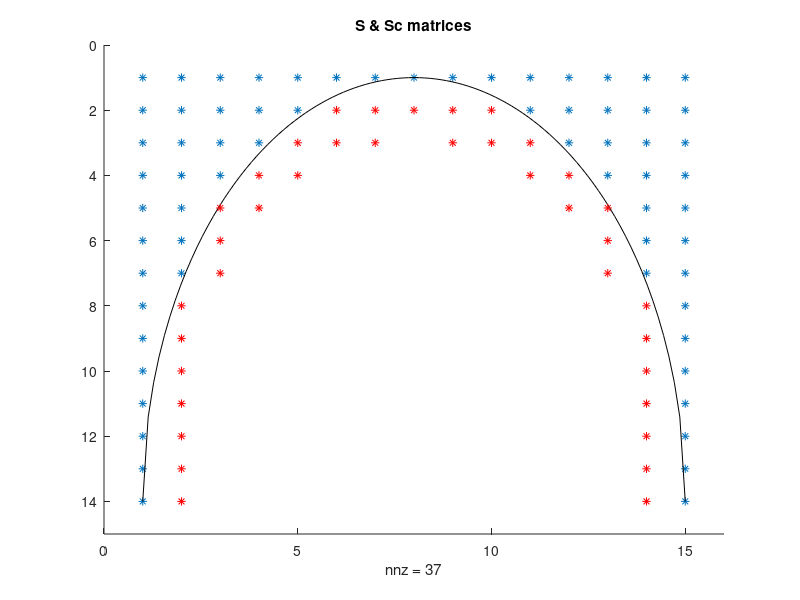

Write MATLAB code to recreate this figure. (Note: this script raises an error after producing the figure.)
%% Programme to solve for Stokes velocity profile in riblets
% Solve A*u = P
% S = riblets grid points
% P = pressure gradient
% A = Laplacian coefficients
% Sc = Sd - S = riblets surface grid points

clear
close all
tic

%% Input data
lz = 1; % always
ly = 0.5; % always <= height for pressure-driven flow

% Define grid sizes
nz = 15; % number of points in z
ny = 14; % number of points in y
dy = ly/(ny-1); % length of sub-intervals in y-axis
dz = lz/(nz-1); % length of sub-intervals in z-axis
y = (0:ny-1)/(ny-1)*ly;
z = (0:nz-1)/(nz-1);

dpdx = -1; % Pressure gradient
Sx = 0; % Shear at the top, could set to 1 (if normalised, always 1)

geometry = 2; 
% 0 = parabola (k/s = 1)
% 1 = triangle (k/s = 1.866 for 30deg, 0.5 for 90deg, 0.866 for 60deg)
% 2 = semi-circle (k/s = 0.5)
% 3 = trapezium (k/s = 0.5; tip half-angle = 15deg)
% 4 = blade (k/s = 0.5; t/s = 0.2)
angle = 90; % 30/60/90 degrees, for triangles only

savefile = 0;

%% Build S matrix - Grid Points of riblets
% S = 1 for points within and on boundary and = 0 elsewhere 
S = zeros(ny,nz);
if geometry == 0 % parabola
    parabola = (2*(z-lz/2)).^2;
    shape = 'parabola';
    height = 1;
    for k = 1:nz
        for j = 1:ny
            if y(j) < parabola(k)
                S(j,k) = 1;
            else
                S(j,k) = 0;
            end
        end
    end
end

if geometry == 1 % triangle
    if angle == 90        
        shape = 'triangle9';
        height = 0.5;
        triangle = z-lz/2;
        triangle2 = -z+lz/2;
    end
    if angle == 60
        shape = 'triangle6';
        height = sqrt(3)/2;
        triangle = sqrt(3)*z-sqrt(3)*lz/2;
        triangle2 = -sqrt(3)*z+sqrt(3)*lz/2;
    end
    if angle == 30
        shape = 'triangle3';
        height = 1 + sqrt(3)/2;
        triangle = (2+sqrt(3))*z-1-sqrt(3)*lz/2;
        triangle2 = -(2+sqrt(3))*z+1+sqrt(3)*lz/2;
    end
        for k = 1:nz
            for j = 1:ny
                if y(j) < triangle(k) || y(j) < triangle2(k)
                    S(j,k) = 1;
                else
                    S(j,k) = 0;
                end
            end
        end
end

if geometry == 2 % semi-circle
    shape = 'circle';
    height = 0.5;
    circle = (-sqrt((lz/2)^2-(z-lz/2).^2))+lz/2;
    for k = 1:nz
        for j = 1:ny
            if y(j) < circle(k)
                S(j,k) = 1;
            else
                S(j,k) = 0;
            end
        end
    end    
end

if geometry == 2 % semi-circle
    shape = 'circle';
    height = 0.5;
    circle = (y'*ones(1,nz)-lz/2).^2+(ones(ny,1)*z-lz/2).^2-(lz/2)^2;
    S = sign((sign(circle)+1)/2);    
end

if geometry == 3 % trapezium
    shape='trapezium';
    height = 0.5;
    trapezium = (4+2*sqrt(3))*z-3.5-2*sqrt(3);
    trapezium2 = -(4+2*sqrt(3))*z+0.5;
    for k=1:nz
        for j=1:ny
            if y(j) < trapezium(k) || y(j) < trapezium2(k)
                S(j, k) = 1;
            else
                S(j, k) = 0;
            end
        end
    end
end

if geometry == 4 % blade
    shape = 'blade';
    height = 0.5;
    for j = 1:height*nz
        for k = 1:nz
            if z(k) < 0.1*lz || z(k) > 0.9*lz
                S(j,k) = 1;
            else
                S(j,k) = 0;
            end
        end
    end
end

figure(1); clf
hold on
spy(S)

%% Build Sd matrix
% Sd = 1 for points within and on boundary and = 0 elsewhere 
% riblets now bigger by rd = max(dy,dz)
rd = max(dy,dz);
Sd = zeros(ny,nz);
if geometry == 0 % parabola
    parabola_d = (2*(z-lz/2)).^2+rd;
    for k = 1:nz
        for j = 1:ny
            if y(j) < parabola_d(k)
                Sd(j,k) = 1;
            else
                Sd(j,k) = 0;
            end
        end
    end
end

if geometry == 1 % triangle
    if angle == 90
        triangle = z-lz/2+rd;
        triangle2 = -z+lz/2+rd;
    end
    if angle == 60
        triangle = sqrt(3)*z-sqrt(3)*lz/2+rd;
        triangle2 = -sqrt(3)*z+sqrt(3)*lz/2+rd;
    end
    if angle == 30
        triangle = (2+sqrt(3))*z-1-sqrt(3)*lz/2+rd;
        triangle2 = -(2+sqrt(3))*z+1+sqrt(3)*lz/2+rd;
    end
    for k = 1:nz
        for j = 1:ny
            if y(j)<triangle(k) || y(j)<triangle2(k)
                Sd(j,k) = 1;
            else
                Sd(j,k) = 0;
            end
        end
    end
end

if geometry == 2 % semi-circle    
    circled = (y'*ones(1,nz)-lz/2).^2+(ones(ny,1)*z-lz/2).^2-(lz/2-rd)^2;
    Sd = sign((sign(circled)+1)/2);
    zcircle = (0:100)/100; % plots a reference circle
    ycircle = (-sqrt((lz/2)^2-(zcircle-lz/2).^2))+lz/2;
    zplot = 1+zcircle*(nz-1);
    yplot = 1+ycircle*(ny-1)/ly;
    figure(1)
    plot(zplot,yplot,'k')
end

if geometry == 3 % trapezium
    trapezium = (4+2*sqrt(3))*z-3.5-2*sqrt(3)+rd;
    trapezium2 = -(4+2*sqrt(3))*z+0.5+rd;
    for k=1:nz
        for j=1:ny
            if y(j)<trapezium(k) || y(j)<trapezium2(k)
                Sd(j, k) = 1;
            else
                Sd(j, k) = 0;
            end
        end
    end
    Sd(1,:) = ones(1,nz);
end

if geometry == 4 % blade
    for j = 1:height*nz %+1 if domain height > 0.5*lz
        for k = 1:nz
            if z(k) < 0.1*lz+dz-0.00001 || z(k) > 0.9*lz-dz+0.00001
                Sd(j,k) = 1;
            else
                Sd(j,k) = 0;
            end
        end
    end
    Sd(1,:) = ones(1,nz);
end

%% Build Sc matrix - curve of the boundary
Sc = Sd-S;
figure(1)
spy(Sc,'r')
title('S & Sc matrices')

%% Build P matrix - pressure gradient - RHS of Stokes
P = ones(ny*nz,1);
P = sparse(P);
P = P*dpdx;

%% Build A matrix 
beta = -2/(dy^2)-2/(dz^2); % coefficient of point p
alpha = 1/(dy^2); % coefficient of surrounding points
r1 = beta.*ones(ny,1);
r2 = alpha.*ones(ny-1,1);
r3 = alpha.*ones(1,1);
B = diag(r1,0) + diag(r2,1) + diag(r2,-1) + diag(r3,-ny+1) + diag(r3,ny-1);
B = sparse(B);
C = kron(eye(nz),B);
C = sparse(C);
gamma = 1/(dz^2);
r4 = gamma.*ones(ny*nz-ny,1);
r5 = gamma.*ones(ny,1);
D = diag(r4,-ny)+diag(r4,+ny)+diag(r5,-ny*nz+ny)+diag(r5,ny*nz-ny);
D = sparse(D);
A = C+D;
A = sparse(A);

%% Shear at the top condition
for k = 1:nz
    j = ny; % top of domain
    index = (k-1)*ny+j;
    A(index,:) = 0;
    A(index,index) = 1/dy^2; % should be dy, but P(index) changed as well
    if index~=1
        A(index,index-1) = -1/dy^2;
    end   
    P(index) = Sx/dy;
end

%% Solid condition - modify the A matrix
% Modify A and P matrix for points within and on the boundary of riblets
% Velocity inside riblets = 0
for j = 1:ny
    for k = 1:nz
        if S(j,k) == 1
            index = (k-1)*ny+j;
            A(index,:) = 0;
            A(index,index) = 1/dy^2;
            P(index) = 0;
        end
    end
end

%% Modify the A matrix - curve of the boundary
% Modification of the matrix A near the boundary of the solid
for j=2:ny-1
    for k=2:nz-1
        if Sc(j,k) == 1
            y0 = y(j);
            z0 = z(k);          
            my = abs(floor(log10(dy)));
            mz = abs(floor(log10(dz)));
            
        %ys: (j-+2,k);(j-+1,k);(j,k-+2);(j,k-+1) 
            ys = y(j-1:j+1);
            zs = z(k-1:k+1);  
                       
            if geometry == 2 % semi-circle
                yp0 = sqrt((lz/2)^2-(z0-lz/2).^2)+lz/2;
                zpPlus = sqrt((lz/2)^2-(y0-lz/2).^2)+lz/2;
                zpMinus = -sqrt((lz/2)^2-(y0-lz/2).^2)+lz/2;
            end
            
            % check closest distance in z direction               
            if abs(z0-zpPlus) < abs(z0 - zpMinus)
                zp0 = zpPlus;
            else
                zp0 = zpMinus;
            end
            
            % Modify ys: (j-+2,k),(j-+1,k),(j,k-+2),(j,k-+1)         
            deltay=round(abs(y0-yp0),10);
            deltays=y0-yp0;
            deltaz=round(abs(z0-zp0),10);
            deltazs=z0-zp0;
            
            if deltaz<dz
                if round(deltaz,mz+2)~=0
                    zs(2-sign(deltazs))=z0-sign(deltazs)*deltaz;
                end
            end           
            if deltay<dy
                if round(deltay,my+2)~=0 
                    ys(2-sign(deltays))=y0-sign(deltays)*deltay
                end
            end 
            
            bj=zeros(1,3);
            bk=zeros(1,3);          
            bj(1)=2/((ys(2)-ys(1))*(ys(3)-ys(1)));
            bj(2)=-2/((ys(3)-ys(2))*(ys(2)-ys(1))); 
            bj(3)=2/((ys(3)-ys(2))*(ys(3)-ys(1)));
            bk(1)=2/((zs(2)-zs(1))*(zs(3)-zs(1)));
            bk(2)=-2/((zs(3)-zs(2))*(zs(2)-zs(1))); 
            bk(3)=2/((zs(3)-zs(2))*(zs(3)-zs(1)));  
            
            index =(k-1)*ny+j;
            A(index,index)= bj(2) + bk(2);        
            if abs(deltay)<dy           
              A(index,index-sign(deltays))=0;       
              A(index,index+sign(deltays))= bj(2+sign(deltays));
            end                      
            if abs(deltaz)<dz 
              A(index,index-sign(deltazs)*ny)= bk(2-sign(deltazs));
              A(index,index+sign(deltazs)*ny)= bk(2+sign(deltazs));
            end
        end
    end
end
            
%% No slip at bottom condition
for k = 1:nz
    j = 1;
    index = (k-1)*ny+j ;
    A(index,:) = 0;
    A(index,index) = 1/dy^2;
    P(index)=0;
end

%% Solution
figure(3)
spy(A)
u = mldivide(A,P);
u = reshape(u,ny,nz); % converts u into size (ny,nz)

figure(4)
surfc(z,y,u)
title('u profile')
ylabel('y', 'FontSize', 18)
xlabel('z', 'FontSize', 18)
set(gca,'FontSize',18)

figure(5)
contourf(z,y,u)
axis image
colorbar
set(gca,'layer','top')
title('u')
colorbar
ylabel('y')
xlabel('z')

%% calculate coefficients
integraly = dy*trapz(full(u)); % integrate u*dy with z constant
F1 = dz*trapz(integraly) % integration in y and z

u_surf = u(end,:);
F2 = dz*trapz(full(u_surf)) % integration in z at top layer

if savefile == 1
    tit = ['No_points_' num2str(ny) '_Shape_' num2str(shape) '.mat'];
    save(tit,'ny','relError', 'relErrorint', 'integralz');
end

toc